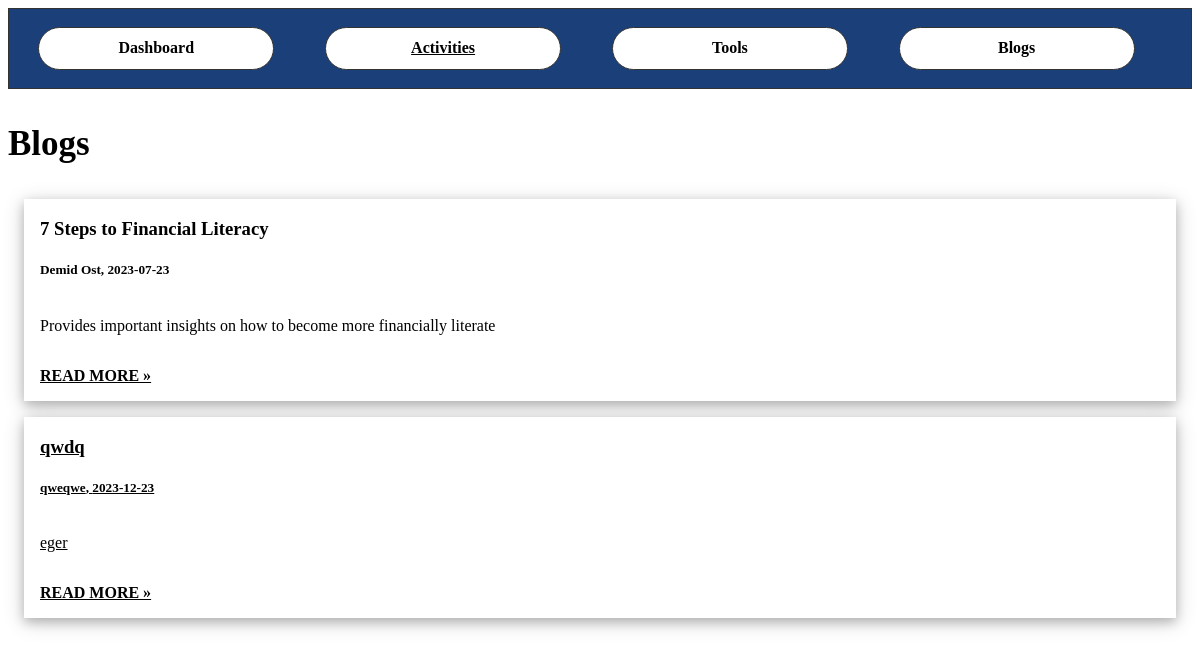
The app's page /blogs, older data.
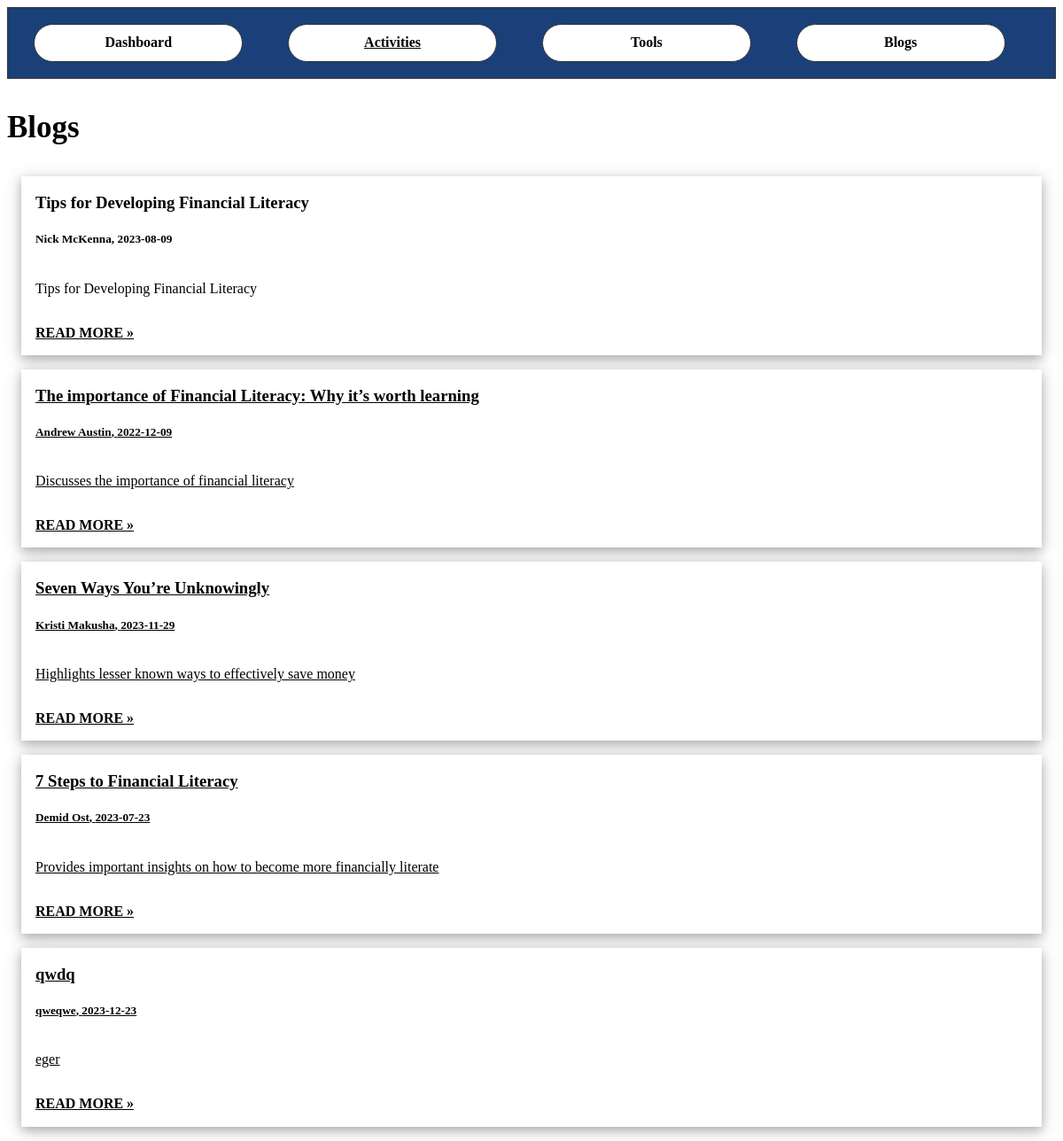
The same page, newer data.
### app.py (models this page shows)
class Article(db.Model):
    id = db.Column(db.Integer, primary_key=True)
    title = db.Column(db.String(200), nullable=False)
    author = db.Column(db.String(100), nullable=False)
    desc = db.Column(db.String(300), nullable=False)
    date = db.Column(db.String(300), nullable=False)
    link = db.Column(db.String(300), nullable=False)

### app.py (the view)
@app.route('/blogs')
def blogs():
    articles = Article.query.order_by(Article.id.desc()).all()
    return render_template('blogs.html', articles=articles)

### templates/blogs.html (shortened to what this page needs)
<!DOCTYPE html>
<html lang="en">
<head>
    <link rel="stylesheet" type="text/css" href="{{ url_for('static',filename='styles/main.css') }}">
    <link rel="stylesheet" type="text/css" href="{{ url_for('static',filename='styles/blogs.css') }}">
    <nav>
        <a href="{{url_for('dashboard')}}">Dashboard</a>
        <a href="{{url_for('activities')}}" style="text-decoration: underline;">Activities</a>
        <a href="{{url_for('tools')}}">Tools</a>
        <a href="{{url_for('blogs')}}">Blogs</a>
    </nav>
</head>
<body>
    <h3 class='page-title'>Blogs</h3>
    {% for article in articles %}
    <div class="w3-card-4 w3-margin w3-white">
        <div class="w3-container">
            <h3><b>{{article.title}}</b></h3>
            <h5>{{article.author}}, <span class="w3-opacity">{{article.date}}</span></h5>
        </div>
        <div class="w3-container">
            <p>{{article.desc}}</p>
            <div class="w3-row">
                <div class="w3-col m8 s12">
                    <p><a class="w3-button w3-padding-large w3-white w3-border" href="{{article.link}}" target=”_blank”><b>READ MORE
                                »</b></button></p>
                </div>
            </div>
        </div>
    </div>
            {% endfor %}
</body>
</html>

### static/styles/main.css (style rules this page uses)
nav a { display: inline-block; width: 18%; min-width: 65px; margin: 1% 2% 1% 2%; padding: 1%; text-decoration: none; border-radius: 30px; text-align: center; background-color: #FFFFFF; color: black; font-weight: bold; border: 1px solid #333333; }
nav { background-color: #1B4079; padding: 0.5%; margin-bottom: 3%; border: 1px solid #333333; }
.page-title { font-size: 35px; }

### static/styles/blogs.css (style rules this page uses)
.w3-card-4, .w3-hover-shadow:hover { box-shadow: 0 4px 10px 0 rgba(0, 0, 0, 0.2), 0 4px 20px 0 rgba(0, 0, 0, 0.19) }
.w3-margin { margin: 16px !important }
.w3-container:after, .w3-container:before, .w3-panel:after, .w3-panel:before, .w3-row:after, .w3-row:before, .w3-row-padding:after, .w3-row-padding:before, .w3-cell-row:before, .w3-cell-row:after, .w3-clear:after, .w3-clear:before, .w3-bar:before, .w3-bar:after { content: ""; display: table; clear: both }
.w3-container, .w3-panel { padding: 0.01em 16px }
.w3-white,.w3-hover-white:hover { color:#000!important;background-color:#fff!important }
.w3-container:after,.w3-container:before,.w3-panel:after,.w3-panel:before,.w3-row:after,.w3-row:before,.w3-row-padding:after,.w3-row-padding:before, .w3-cell-row:before,.w3-cell-row:after,.w3-clear:after,.w3-clear:before,.w3-bar:before,.w3-bar:after { content:"";display:table;clear:both }
.w3-col.m8,.w3-twothird { width:66.66666% }

Row changes from the older to the newer data that the page shows:
added Article: title "Tips for Developing Financial Literacy", author "Nick McKenna", date "2023-08-09", desc "Tips for Developing Financial Literacy"
added Article: title "The importance of Financial Literacy: Why it’s worth learning", author "Andrew Austin", date "2022-12-09", desc "Discusses the importance of financial literacy"
added Article: title "Seven Ways You’re Unknowingly", author "Kristi Makusha", date "2023-11-29", desc "Highlights lesser known ways to effectively save money"
